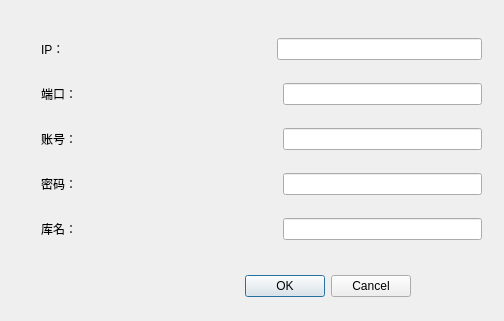
<?xml version="1.0" encoding="UTF-8"?>
<ui version="4.0">
 <class>Dialog</class>
 <widget class="QDialog" name="Dialog">
  <property name="geometry">
   <rect>
    <x>0</x>
    <y>0</y>
    <width>504</width>
    <height>321</height>
   </rect>
  </property>
  <property name="windowTitle">
   <string>Dialog</string>
  </property>
  <widget class="QDialogButtonBox" name="buttonBox">
   <property name="geometry">
    <rect>
     <x>70</x>
     <y>270</y>
     <width>341</width>
     <height>32</height>
    </rect>
   </property>
   <property name="orientation">
    <enum>Qt::Horizontal</enum>
   </property>
   <property name="standardButtons">
    <set>QDialogButtonBox::Cancel|QDialogButtonBox::Ok</set>
   </property>
  </widget>
  <widget class="QWidget" name="">
   <property name="geometry">
    <rect>
     <x>41</x>
     <y>21</y>
     <width>441</width>
     <height>239</height>
    </rect>
   </property>
   <layout class="QVBoxLayout" name="verticalLayout">
    <item>
     <layout class="QHBoxLayout" name="horizontalLayout_2">
      <item>
       <widget class="QLabel" name="label_3">
        <property name="text">
         <string>IP：</string>
        </property>
       </widget>
      </item>
      <item>
       <spacer name="horizontalSpacer">
        <property name="orientation">
         <enum>Qt::Horizontal</enum>
        </property>
        <property name="sizeHint" stdset="0">
         <size>
          <width>65</width>
          <height>20</height>
         </size>
        </property>
       </spacer>
      </item>
      <item>
       <widget class="QLineEdit" name="lineEdit_ip">
        <property name="echoMode">
         <enum>QLineEdit::Normal</enum>
        </property>
       </widget>
      </item>
     </layout>
    </item>
    <item>
     <layout class="QHBoxLayout" name="horizontalLayout">
      <item>
       <widget class="QLabel" name="label_4">
        <property name="text">
         <string>端口：</string>
        </property>
       </widget>
      </item>
      <item>
       <spacer name="horizontalSpacer_4">
        <property name="orientation">
         <enum>Qt::Horizontal</enum>
        </property>
        <property name="sizeHint" stdset="0">
         <size>
          <width>40</width>
          <height>20</height>
         </size>
        </property>
       </spacer>
      </item>
      <item>
       <widget class="QLineEdit" name="lineEdit_port"/>
      </item>
     </layout>
    </item>
    <item>
     <layout class="QHBoxLayout" name="horizontalLayout_4">
      <item>
       <widget class="QLabel" name="label">
        <property name="text">
         <string>账号：</string>
        </property>
       </widget>
      </item>
      <item>
       <spacer name="horizontalSpacer_3">
        <property name="orientation">
         <enum>Qt::Horizontal</enum>
        </property>
        <property name="sizeHint" stdset="0">
         <size>
          <width>40</width>
          <height>20</height>
         </size>
        </property>
       </spacer>
      </item>
      <item>
       <widget class="QLineEdit" name="lineEdit_account"/>
      </item>
     </layout>
    </item>
    <item>
     <layout class="QHBoxLayout" name="horizontalLayout_3">
      <item>
       <widget class="QLabel" name="label_2">
        <property name="text">
         <string>密码：</string>
        </property>
       </widget>
      </item>
      <item>
       <spacer name="horizontalSpacer_2">
        <property name="orientation">
         <enum>Qt::Horizontal</enum>
        </property>
        <property name="sizeHint" stdset="0">
         <size>
          <width>40</width>
          <height>20</height>
         </size>
        </property>
       </spacer>
      </item>
      <item>
       <widget class="QLineEdit" name="lineEdit_password">
        <property name="echoMode">
         <enum>QLineEdit::Password</enum>
        </property>
       </widget>
      </item>
     </layout>
    </item>
    <item>
     <layout class="QHBoxLayout" name="horizontalLayout_5">
      <item>
       <widget class="QLabel" name="label_5">
        <property name="text">
         <string>库名：</string>
        </property>
       </widget>
      </item>
      <item>
       <spacer name="horizontalSpacer_5">
        <property name="orientation">
         <enum>Qt::Horizontal</enum>
        </property>
        <property name="sizeHint" stdset="0">
         <size>
          <width>40</width>
          <height>20</height>
         </size>
        </property>
       </spacer>
      </item>
      <item>
       <widget class="QLineEdit" name="lineEdit_dbname">
        <property name="echoMode">
         <enum>QLineEdit::Normal</enum>
        </property>
       </widget>
      </item>
     </layout>
    </item>
   </layout>
  </widget>
 </widget>
 <tabstops>
  <tabstop>lineEdit_ip</tabstop>
  <tabstop>lineEdit_port</tabstop>
  <tabstop>lineEdit_account</tabstop>
  <tabstop>lineEdit_password</tabstop>
 </tabstops>
 <resources/>
 <connections>
  <connection>
   <sender>buttonBox</sender>
   <signal>accepted()</signal>
   <receiver>Dialog</receiver>
   <slot>accept()</slot>
   <hints>
    <hint type="sourcelabel">
     <x>288</x>
     <y>284</y>
    </hint>
    <hint type="destinationlabel">
     <x>157</x>
     <y>274</y>
    </hint>
   </hints>
  </connection>
  <connection>
   <sender>buttonBox</sender>
   <signal>rejected()</signal>
   <receiver>Dialog</receiver>
   <slot>reject()</slot>
   <hints>
    <hint type="sourcelabel">
     <x>356</x>
     <y>290</y>
    </hint>
    <hint type="destinationlabel">
     <x>286</x>
     <y>274</y>
    </hint>
   </hints>
  </connection>
 </connections>
</ui>
